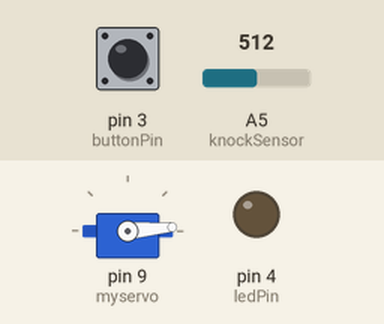
Simulated run of this sketch. Board: Arduino Uno, built with avr-gcc and run on an emulated ATmega328P. Parts: servo, output pins drawn as LEDs (lit = HIGH). Dashed ring = blinking. The inputs (shaded band) are chosen by the test bench; at power-on: pin 3 (buttonPin) LOW, A5 (knockSensor) = 512.

Above: at 1.2 s.
1.3 s: pin 3 (buttonPin) pulled HIGH for 0.15 s
At 1.49 s:
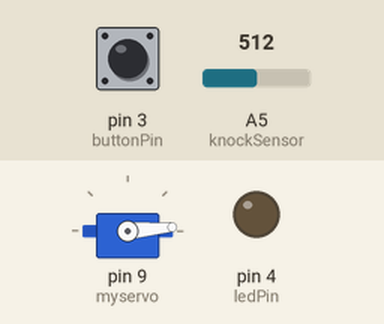
3.1 s: pin 3 (buttonPin) pulled HIGH for 3.2 s
At 4.3 s:
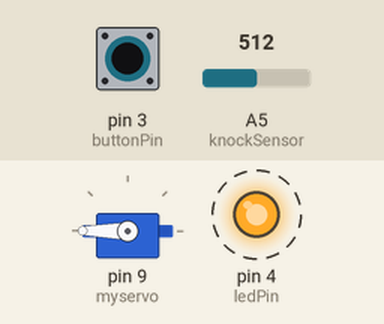
8.4 s: A5 (knockSensor) set to 40
At 9.0 s:
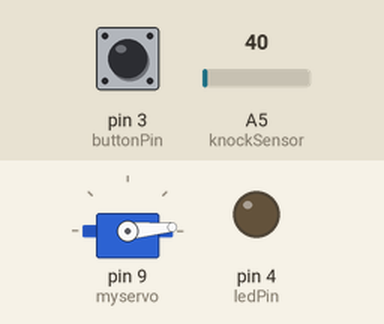
9.9 s: pin 3 (buttonPin) pulled HIGH for 1 s
At 10.5 s:
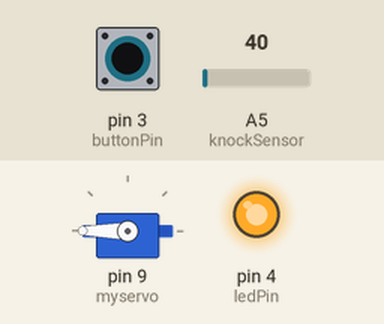
Timing chart, 0 to 12.9 s (numbered marks = the images above; inputs shaded):
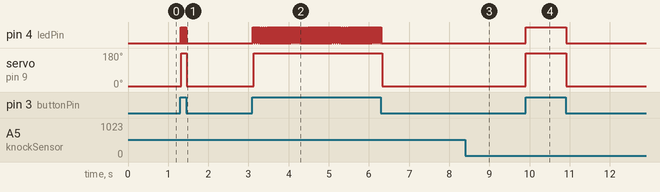

The sketch:

Metronome-black.ino
```cpp
#include <Servo.h>


Servo myservo;
int pos = 0;

const int buttonPin = 3;     // the number of the pushbutton pin
const int ledPin =  4;      // the number of the LED pin


// variables will change:
int buttonState = 0;         // variable for reading the pushbutton status

const int knockSensor = A5; // the piezo is connected to analog pin 0
const int threshold = 50;  // threshold value to decide when the detected sound is a knock or not

int sensorReading = 0;      // variable to store the value read from the sensor pin
int ledState = LOW;         // variable used to store the last L5D status, to toggle the light

void setup() {
  // put your setup code here, to run once:
  pinMode(ledPin, OUTPUT);
  // initialize the pushbutton pin as an input:
  pinMode(buttonPin, INPUT);
    myservo.attach(9);
}

void loop() {

  buttonState = digitalRead(buttonPin);

  if (buttonState == HIGH) {
    // turn LED on:
    digitalWrite(ledPin, HIGH);
    myservo.write(180);
    delay(10);
  }
  else {
    // turn LED off:
    digitalWrite(ledPin, LOW);
    myservo.write(5);

  }

    sensorReading = analogRead(knockSensor);

  // if the sensor reading is greater than the threshold:
  if (sensorReading >= threshold) {
    // toggle the status of the ledPin:
    ledState = !ledState;
    // update the LED pin itself:
    digitalWrite(ledPin, ledState);
    // send the string "Knock!" back to the computer, followed by newline
    Serial.println("Knock!");
    delay(5);
           digitalWrite(ledPin, LOW);
  }
  delay(10);  // delay to avoid overloading the serial port buffer
  }
```

Measured:
- after the input at 1.3 s, pin 4 (ledPin): alternates HIGH for 0.01 s and LOW for 0.01 s, 12 changes in all, then stays LOW, starting at once; servo on pin 9 (myservo): 5° → 180° at once, → 5° 0.14 s later
- after the input at 3.1 s, pin 4 (ledPin): alternates HIGH for 0.02 s and LOW for 0.01 s, 254 changes in all, then stays LOW, starting at once; servo on pin 9 (myservo): 5° → 180° at once, → 5° 3.2 s later
- after the input at 8.4 s, pin 4 (ledPin): stays LOW (without the input it goes to HIGH after 1.5 s)
- after the input at 9.9 s, pin 4 (ledPin): LOW → HIGH at once, → LOW 1.0 s later; servo on pin 9 (myservo): 5° → 180° at once, → 5° 1.0 s later
